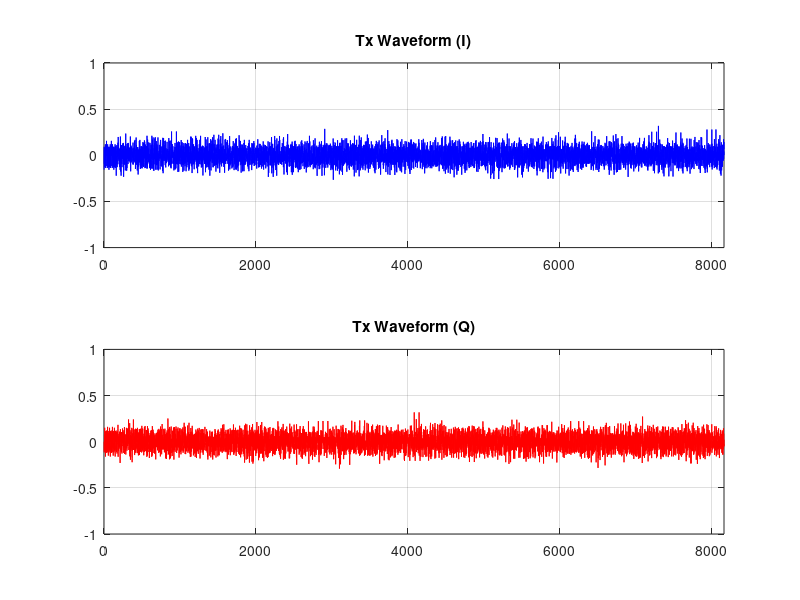

This figure's MATLAB source:
clear
close all

%%%%%%%%%%%%%%%%%%%%%%%%%%%%%%%%%%%%%%%%%%%%%%%%%%%%%%%%%%%%%%%%%%%%%%%%%%%
% Credit:
% A detailed write-up of this example is available on the wiki:
% http://warpproject.org/trac/wiki/WARPLab/Examples/OFDM
%
% Copyright (c) 2015 Mango Communications - All Rights Reserved
% Distributed under the WARP License (http://warpproject.org/license)
%%%%%%%%%%%%%%%%%%%%%%%%%%%%%%%%%%%%%%%%%%%%%%%%%%%%%%%%%%%%%%%%%%%%%%%%%%%
clear; close all;

% Waveform params
N_OFDM_SYMS             = 100;         % Number of OFDM symbols
MOD_ORDER               = 4;           % Modulation order (2/4/16/64 = BSPK/QPSK/16-QAM/64-QAM)
TX_SCALE                = 1.0;          % Scale for Tx waveform ([0:1])

% OFDM params
N_SC                    = 64;                                     % Number of subcarriers/channels
CP_LEN                  = 16;                                     % Cyclic prefix length
INTERP_RATE             = 2;                                      % Interpolation rate (must be 2)
SAMP_FREQ           = 1e9;%20e6;


%% LTS for channel estimation

lts_f = [0 1 -1 -1 1 1 -1 1 -1 1 -1 -1 -1 -1 -1 1 1 -1 -1 1 -1 1 -1 1 1 1 1 0 0 0 0 0 0 0 0 0 0 0 1 1 -1 -1 1 1 -1 1 -1 1 1 1 1 1 1 -1 -1 1 1 -1 1 -1 1 1 1 1];
SC_IND_PILOTS           = [8 22 44 58];                           % Pilot subcarrier indices
SC_IND_DATA             = [2:7 9:21 23:27 39:43 45:57 59:64];     % Data subcarrier indices
N_DATA_SYMS             = N_OFDM_SYMS * length(SC_IND_DATA);      % Number of data symbols (one per data-bearing subcarrier per OFDM symbol)
lts_t = ifft(lts_f, N_SC);

% Preamble contains 2.5 times lts for channel estimation
preamble = [ lts_t(N_SC/2+1:N_SC) lts_t lts_t];

%% Generate a payload of random integers
tx_data = randi(MOD_ORDER, 1, N_DATA_SYMS) - 1;

% Functions for data -> complex symbol mapping (like qammod, avoids comm toolbox requirement)
% These anonymous functions implement the modulation mapping from IEEE 802.11-2012 Section 18.3.5.8
modvec_bpsk   =  (1/sqrt(2))  .* [-1 1];
modvec_16qam  =  (1/sqrt(10)) .* [-3 -1 +3 +1];
modvec_64qam  =  (1/sqrt(43)) .* [-7 -5 -1 -3 +7 +5 +1 +3];

mod_fcn_bpsk  = @(x) complex(modvec_bpsk(1+x),0);
mod_fcn_qpsk  = @(x) complex(modvec_bpsk(1+bitshift(x, -1)), modvec_bpsk(1+mod(x, 2)));
mod_fcn_16qam = @(x) complex(modvec_16qam(1+bitshift(x, -2)), modvec_16qam(1+mod(x,4)));
mod_fcn_64qam = @(x) complex(modvec_64qam(1+bitshift(x, -3)), modvec_64qam(1+mod(x,8)));

% Map the data values on to complex symbols
switch MOD_ORDER
    case 2         % BPSK
        tx_syms = arrayfun(mod_fcn_bpsk, tx_data);
    case 4         % QPSK
        tx_syms = arrayfun(mod_fcn_qpsk, tx_data);
    case 16        % 16-QAM
        tx_syms = arrayfun(mod_fcn_16qam, tx_data);
    case 64        % 64-QAM
        tx_syms = arrayfun(mod_fcn_64qam, tx_data);
    otherwise
        fprintf('Invalid MOD_ORDER (%d)!  Must be in [2, 4, 16, 64]\n', MOD_ORDER);
        return;
end

% Reshape the symbol vector to a matrix with one column per OFDM symbol
tx_syms_mat = reshape(tx_syms, length(SC_IND_DATA), N_OFDM_SYMS);

% Define the pilot tone values as BPSK symbols
pilots = [1 1 -1 1].';

% Repeat the pilots across all OFDM symbols
pilots_mat = repmat(pilots, 1, N_OFDM_SYMS);

%% IFFT

% Construct the IFFT input matrix
ifft_in_mat = zeros(N_SC, N_OFDM_SYMS);

% Insert the data and pilot values; other subcarriers will remain at 0
ifft_in_mat(SC_IND_DATA, :)   = tx_syms_mat;
ifft_in_mat(SC_IND_PILOTS, :) = pilots_mat;

doFBMC=0;
if(doFBMC)
    %     take ifft_in_mat 64x100 for 64 channels and 100 time samples
    %     and return tx_payload_mat (80x100 for OFDM)
    W = exp(-1j*2*pi/N_SC);
    f0 = [1,2,3,4,3,5,1]; % Some arbitrary prototype filter
    %%--A channel synthesizer in direct form
    % Loop over each channel
    for idx = 1:N_SC
        k = idx-1;
        f(idx,:) = f0.*W.^(-k*[0:length(f0)-1]); % The filter
        w(idx,:) = upsample(ifft_in_mat(idx,:),N_SC); % The symbols after upsampling
        p(idx,:) = conv(w(idx,:),f(idx,:)); % The filtered symbols
    end
    tx_payload_mat = sum(p); % Sum over all channels
    
    % Reshape to a vector
    tx_payload_vec = reshape(tx_payload_mat, 1, numel(tx_payload_mat));
    
else
    %Perform the IFFT
    tx_payload_mat = ifft(ifft_in_mat, N_SC, 1);
    
    % Insert the cyclic prefix
    if(CP_LEN > 0)
        tx_cp = tx_payload_mat((end-CP_LEN+1 : end), :);
        tx_payload_mat = [tx_cp; tx_payload_mat];
    end
    % Reshape to a vector
    tx_payload_vec = reshape(tx_payload_mat, 1, numel(tx_payload_mat));
end


% Construct the full time-domain OFDM waveform
tx_vec = [preamble tx_payload_vec];

tx_vec_air=tx_vec;

%% Plot Results

figure;
subplot(2,1,1);
plot(real(tx_vec_air), 'b');
axis([0 length(tx_vec_air) -TX_SCALE TX_SCALE])
grid on;
title('Tx Waveform (I)');

subplot(2,1,2);
plot(imag(tx_vec_air), 'r');
axis([0 length(tx_vec_air) -TX_SCALE TX_SCALE])
grid on;
title('Tx Waveform (Q)');




